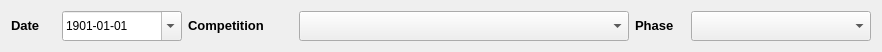
  <widget class="QWidget" name="layoutWidget">
   <property name="geometry">
    <rect>
     <x>11</x>
     <y>50</y>
     <width>871</width>
     <height>51</height>
    </rect>
   </property>
   <layout class="QHBoxLayout" name="horizontalLayout">
    <item>
     <widget class="QLabel" name="label_4">
      <property name="minimumSize">
       <size>
        <width>45</width>
        <height>30</height>
       </size>
      </property>
      <property name="maximumSize">
       <size>
        <width>45</width>
        <height>30</height>
       </size>
      </property>
      <property name="text">
       <string>&lt;!DOCTYPE HTML PUBLIC &quot;-//W3C//DTD HTML 4.0//EN&quot; &quot;http://www.w3.org/TR/REC-html40/strict.dtd&quot;&gt;
&lt;html&gt;&lt;head&gt;&lt;meta name=&quot;qrichtext&quot; content=&quot;1&quot; /&gt;&lt;style type=&quot;text/css&quot;&gt;
p, li { white-space: pre-wrap; }
&lt;/style&gt;&lt;/head&gt;&lt;body style=&quot; font-family:'Sans'; font-size:10pt; font-weight:400; font-style:normal;&quot;&gt;
&lt;p style=&quot; margin-top:0px; margin-bottom:0px; margin-left:0px; margin-right:0px; -qt-block-indent:0; text-indent:0px;&quot;&gt;&lt;span style=&quot; font-weight:600;&quot;&gt;Date&lt;/span&gt;&lt;/p&gt;&lt;/body&gt;&lt;/html&gt;</string>
      </property>
     </widget>
    </item>
    <item>
     <widget class="QDateEdit" name="matchDateEdit">
      <property name="minimumSize">
       <size>
        <width>120</width>
        <height>30</height>
       </size>
      </property>
      <property name="maximumSize">
       <size>
        <width>120</width>
        <height>30</height>
       </size>
      </property>
      <property name="toolTip">
       <string>Match date</string>
      </property>
      <property name="minimumDate">
       <date>
        <year>1856</year>
        <month>1</month>
        <day>1</day>
       </date>
      </property>
      <property name="displayFormat">
       <string>yyyy-MM-dd</string>
      </property>
      <property name="calendarPopup">
       <bool>true</bool>
      </property>
      <property name="date">
       <date>
        <year>1901</year>
        <month>1</month>
        <day>1</day>
       </date>
      </property>
     </widget>
    </item>
    <item>
     <widget class="QLabel" name="label_13">
      <property name="minimumSize">
       <size>
        <width>105</width>
        <height>30</height>
       </size>
      </property>
      <property name="maximumSize">
       <size>
        <width>105</width>
        <height>30</height>
       </size>
      </property>
      <property name="text">
       <string>&lt;!DOCTYPE HTML PUBLIC &quot;-//W3C//DTD HTML 4.0//EN&quot; &quot;http://www.w3.org/TR/REC-html40/strict.dtd&quot;&gt;
&lt;html&gt;&lt;head&gt;&lt;meta name=&quot;qrichtext&quot; content=&quot;1&quot; /&gt;&lt;style type=&quot;text/css&quot;&gt;
p, li { white-space: pre-wrap; }
&lt;/style&gt;&lt;/head&gt;&lt;body style=&quot; font-family:'Sans'; font-size:10pt; font-weight:400; font-style:normal;&quot;&gt;
&lt;p style=&quot; margin-top:0px; margin-bottom:0px; margin-left:0px; margin-right:0px; -qt-block-indent:0; text-indent:0px;&quot;&gt;&lt;span style=&quot; font-weight:600;&quot;&gt;Competition&lt;/span&gt;&lt;/p&gt;&lt;/body&gt;&lt;/html&gt;</string>
      </property>
     </widget>
    </item>
    <item>
     <widget class="QComboBox" name="compSelect">
      <property name="minimumSize">
       <size>
        <width>330</width>
        <height>30</height>
       </size>
      </property>
      <property name="maximumSize">
       <size>
        <width>330</width>
        <height>30</height>
       </size>
      </property>
      <property name="toolTip">
       <string>Competition Name</string>
      </property>
     </widget>
    </item>
    <item>
     <widget class="QLabel" name="label_14">
      <property name="minimumSize">
       <size>
        <width>50</width>
        <height>30</height>
       </size>
      </property>
      <property name="maximumSize">
       <size>
        <width>50</width>
        <height>30</height>
       </size>
      </property>
      <property name="text">
       <string>&lt;!DOCTYPE HTML PUBLIC &quot;-//W3C//DTD HTML 4.0//EN&quot; &quot;http://www.w3.org/TR/REC-html40/strict.dtd&quot;&gt;
&lt;html&gt;&lt;head&gt;&lt;meta name=&quot;qrichtext&quot; content=&quot;1&quot; /&gt;&lt;style type=&quot;text/css&quot;&gt;
p, li { white-space: pre-wrap; }
&lt;/style&gt;&lt;/head&gt;&lt;body style=&quot; font-family:'Sans'; font-size:10pt; font-weight:400; font-style:normal;&quot;&gt;
&lt;p style=&quot; margin-top:0px; margin-bottom:0px; margin-left:0px; margin-right:0px; -qt-block-indent:0; text-indent:0px;&quot;&gt;&lt;span style=&quot; font-weight:600;&quot;&gt;Phase&lt;/span&gt;&lt;/p&gt;&lt;/body&gt;&lt;/html&gt;</string>
      </property>
     </widget>
    </item>
    <item>
     <widget class="QComboBox" name="phaseSelect">
      <property name="minimumSize">
       <size>
        <width>180</width>
        <height>30</height>
       </size>
      </property>
      <property name="maximumSize">
       <size>
        <width>180</width>
        <height>30</height>
       </size>
      </property>
      <property name="toolTip">
       <string>Competition Phase</string>
      </property>
     </widget>
    </item>
   </layout>
  </widget>
